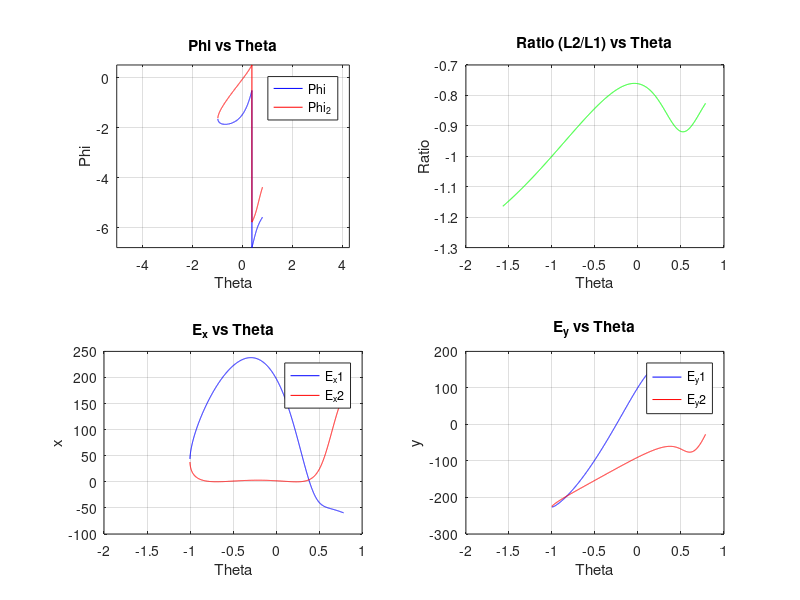
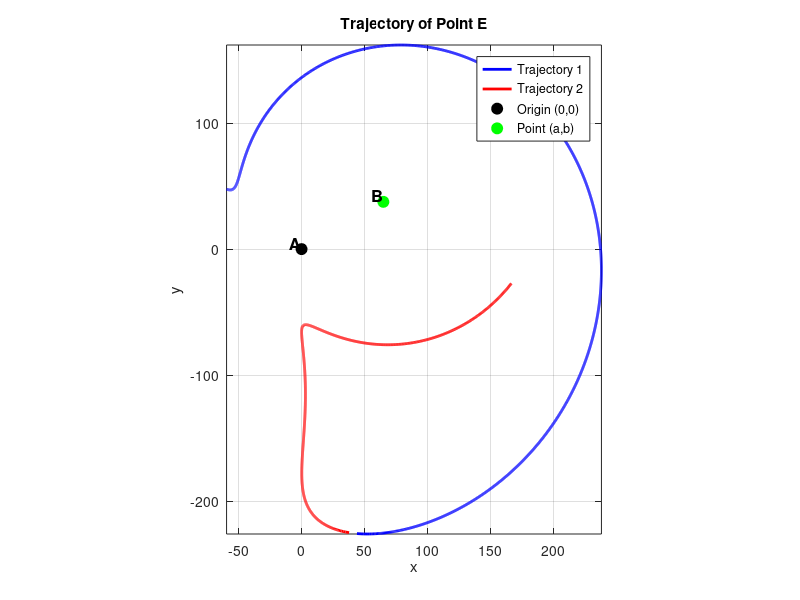

Here is the MATLAB script that generated these plots, in order: (Note: this script raises an error after producing the figures.)
clc; clear all; close all;

% Define lengths of links
l1 = 106;
l2 = 77;
l3 = 50;
l4 = 137;
l5 = -8;
theta_root = 30; % (degree)
len_ab = 75;

% Define theta range for calculations (from -pi/2 to 0)
theta = -pi/2:0.001:pi/4;

% Define coordinates for point (a, b)
a = len_ab * cos(theta_root * pi / 180); % x-coordinate of point
b = len_ab * sin(theta_root * pi / 180); % y-coordinate of point
beta = atan(l5/l4);
len_de = sqrt(l4^2 + l5^2);

% Calculate distance L1 from point (a, b) to the end of link l1
L1 = sqrt((a - l1 * cos(theta)).^2 + (b - l1 * sin(theta)).^2);
% Calculate distance L2, based on system geometry and given formula
L2 = 1/(2 * l2) * (l3^2 - l1^2 - l2^2 - a^2 - b^2 + 2 * l1 * (a * cos(theta) + b * sin(theta)));
% Calculate the angle alpha using atan2 for better handling of quadrants
alpha = atan2(b - l1 * sin(theta), a - l1 * cos(theta));
% Calculate the ratio L2/L1 for determining the angle phi
ratio = L2 ./ L1;
% Preallocate arrays for phi and phi_2
phi_1 = zeros(size(theta));
phi_2 = zeros(size(theta));
% Loop through each theta value to compute phi and phi_2
for i = 1:length(theta)
    % If the ratio is out of bounds for acos (i.e., >1 or <-1), set phi to NaN
    if (ratio(i) > 1) || (ratio(i) < -1)
        phi_1(i) = NaN;
        phi_2(i) = NaN;
    else
        % Calculate phi and phi_2 using acos, ensuring the angle wraps properly
        phi_1(i) = alpha(i) + acos(ratio(i)) - 2 * pi; % Shift phi to proper range
        phi_2(i) = alpha(i) - acos(ratio(i));        % Second possible solution for phi
    end
end

% angle of line DC from x axis
theta_k1 = atan2((b+l2*sin(phi_1)-l1*sin(theta)),(a+l2*cos(phi_1)-l1*cos(theta)));
theta_k2 = atan2((b+l2*sin(phi_2)-l1*sin(theta)),(a+l2*cos(phi_2)-l1*cos(theta)));

% Calculate the position of point E (x and y coordinates) for both phi solutions
E_x1 = l1 * cos(theta) - l4 * cos(theta_k1) + l5 * sin(theta_k1);
E_y1 = l1 * sin(theta) - l4 * sin(theta_k1) - l5 * cos(theta_k1);

E_x2 = l1 * cos(theta) - l4 * cos(theta_k2) + l5 * sin(theta_k2);
E_y2 = l1 * sin(theta) - l4 * sin(theta_k2) - l5 * cos(theta_k2);

% Create a figure with subplots to visualize the results
figure('units','normalized','outerposition',[0 0 1 1]);

% Plot phi and phi_2 as a function of theta
subplot(2, 2, 1);
plot(theta, phi_1, 'b'); % Plot phi in blue
hold on;
plot(theta, phi_2, 'r'); % Plot phi_2 in red
title('Phi vs Theta');
xlabel('Theta');
ylabel('Phi');
grid on;
legend('Phi', 'Phi_2');
axis equal;

% Plot the ratio (L2/L1) as a function of theta
subplot(2, 2, 2);
plot(theta, ratio, 'g'); % Plot ratio in green
title('Ratio (L2/L1) vs Theta');
xlabel('Theta');
ylabel('Ratio');
grid on;

% Plot the x-coordinate of point E vs theta for both solutions
subplot(2, 2, 3);
plot(theta, E_x1, 'b'); % Plot E_x1 in blue
hold on;
plot(theta, E_x2, 'r'); % Plot E_x2 in red
title('E_x vs Theta');
xlabel('Theta');
ylabel('x');
grid on;
legend('E_x1', 'E_x2');

% Plot the y-coordinate of point E vs theta for both solutions
subplot(2, 2, 4);
plot(theta, E_y1, 'b'); % Plot E_y1 in blue
hold on;
plot(theta, E_y2, 'r'); % Plot E_y2 in red
title('E_y vs Theta');
xlabel('Theta');
ylabel('y');
grid on;
legend('E_y1', 'E_y2');

% Create another figure for the x and y components of point E over theta
figure('units','normalized','outerposition',[0 0.5 0.5 0.5]);

% Calculate the limits for x and y based on the data you want to plot
x_min = min([E_x1(:); E_x2(:)]);  % Find minimum x value from all plotted data
x_max = max([E_x1(:); E_x2(:)]);  % Find maximum x value from all plotted data

y_min = min([E_y1(:); E_y2(:)]);  % Find minimum y value from all plotted data
y_max = max([E_y1(:); E_y2(:)]);  % Find maximum y value from all plotted data

% Plot the trajectory of point E for both phi and phi_2
plot(E_x1, E_y1, 'b', 'LineWidth', 2); % Plot the first trajectory in blue with thicker line
hold on;
plot(E_x2, E_y2, 'r', 'LineWidth', 2); % Plot the second trajectory in red with thicker line


% Plot the point at (0, 0) as a black circle and label it as 'A'
plot(0, 0, 'ko', 'MarkerSize', 8, 'MarkerFaceColor', 'k'); % Black filled circle at (0,0)
text(0, 0, '  A', 'VerticalAlignment', 'bottom', 'HorizontalAlignment', 'right', 'FontSize', 12, 'FontWeight', 'bold'); % Label A

% Plot the point at (a, b) as a green circle and label it as 'B'
plot(a, b, 'go', 'MarkerSize', 8, 'MarkerFaceColor', 'g'); % Green filled circle at (a,b)
text(a, b, '  B', 'VerticalAlignment', 'bottom', 'HorizontalAlignment', 'right', 'FontSize', 12, 'FontWeight', 'bold'); % Label B

% Add title and labels
title('Trajectory of Point E');
xlabel('x');
ylabel('y');
axis equal;

% Set the x and y limits dynamically based on the data range
xlim([x_min-0.01, x_max+0.01]);
ylim([y_min-0.01, y_max+0.01]);

grid on;

% Add a legend to label the trajectories and the points
legend('Trajectory 1', 'Trajectory 2', 'Origin (0,0)', 'Point (a,b)');




%% Trajectory Change all view

clc; clear all; close all;

% Define lengths of links
% l1 = 114;
% l2 = 99;
% l3 = 67;
% l4 = 109;
% l5 = -19;


l1_min_Max = [106 107];
l2_min_Max = [77 78];
l3_min_Max = [49 50];
l4_min_Max = [137 138];
l5_min_Max = [-10 -8];


theta_root = 30; % (degree)
len_ab = 75;

W = 2; % mass (kg)
W = W * 9.81; % N

y_min = -200;
y_max = -60;

% Define theta range for calculations (from -pi/2 to 0)
theta = -pi/2:0.001:pi/4;

% Define coordinates for point (a, b)
a = len_ab * cos(theta_root * pi / 180); % x-coordinate of point
b = len_ab * sin(theta_root * pi / 180); % y-coordinate of point

% Range of l1, l2, l3, l4, l5 values to evaluate
gap = 1;
l1_values = l1_min_Max(1) : gap : l1_min_Max(2);
l2_values = l2_min_Max(1) : gap : l2_min_Max(2);
l3_values = l3_min_Max(1) : gap : l3_min_Max(2);
l4_values = l4_min_Max(1) : gap : l4_min_Max(2);
l5_values = l5_min_Max(1) : gap : l5_min_Max(2);

l1_len = length(l1_values);
l2_len = length(l2_values);
l3_len = length(l3_values);
l4_len = length(l4_values);
l5_len = length(l5_values);

num_loop = l1_len * l2_len * l3_len * l4_len * l5_len;
fprintf("the number of loops : %d", num_loop);

plot_idx = 1;
num_plot = 5; % 한 figure에 최대 5개의 plot이 들어가도록 설정

current_loop = 0; % 진행된 loop 카운트

% Loop through each l1 value
for l1 = l1_values
    for l2 = l2_values
        for l3 = l3_values
            progress = (current_loop / num_loop) * 100;
            fprintf("Progress : %.2f%% \n", progress);
            for l4 = l4_values
                for l5 = l5_values
                    current_loop = current_loop + 1; % loop 진행수 추가

                    beta = atan(l5/l4);
                    len_de = sqrt(l4^2 + l5^2);
                    % Calculate distance L1 from point (a, b) to the end of link l1
                    L1 = sqrt((a - l1 * cos(theta)).^2 + (b - l1 * sin(theta)).^2);
                    % Calculate distance L2 based on system geometry and formula
                    L2 = 1/(2 * l2) * (l3^2 - l1^2 - l2^2 - a^2 - b^2 + 2 * l1 * (a * cos(theta) + b * sin(theta)));
                    % Calculate the angle alpha using atan2 for better handling of quadrants
                    alpha = atan2(b - l1 * sin(theta), a - l1 * cos(theta));
                    % Calculate the ratio L2/L1 for determining the angle phi
                    ratio = L2 ./ L1;
                    % Preallocate arrays for phi and phi_2
                    phi = zeros(size(theta));

                    % Loop through each theta value to compute phi and phi_2
                    for i = 1:length(theta)
                        % If the ratio is out of bounds for acos (i.e., >1 or <-1), set phi to NaN
                        if (ratio(i) > 1) || (ratio(i) < -1)
                            phi(i) = NaN;
                        else
                            % Calculate phi and phi_2 using acos, ensuring the angle wraps properly
                            phi(i) = alpha(i) - acos(ratio(i));        % Second possible solution for phi
                        end
                    end

                    theta_k = atan2((b+l2*sin(phi)-l1*sin(theta)),(a+l2*cos(phi)-l1*cos(theta)));
                    E_x = l1 * cos(theta) - l4 * cos(theta_k) + l5 * sin(theta_k);
                    E_y = l1 * sin(theta) - l4 * sin(theta_k) - l5 * cos(theta_k);

                    [E_y_min, min_idx] = min(E_y);
                    [E_y_max, max_idx] = max(E_y);
                    
                    % E_y가 desired variation을 갖는지 확인
                    if(E_y_max < y_max || E_y_min > y_min)
                        continue;
                    end
                    idx_gt_low = find(E_y(min_idx:max_idx) > y_min, 1) + min_idx - 1;
                    idx_gt_up = find(E_y(min_idx:max_idx) > y_max, 1) + min_idx - 1;

                    % cutting
                    E_x_cut = E_x(idx_gt_low:idx_gt_up);
                    E_y_cut = E_y(idx_gt_low:idx_gt_up);
                    theta_cut = theta(idx_gt_low:idx_gt_up);
                    theta_k_cut = theta_k(idx_gt_low:idx_gt_up);
                    phi_cut = phi(idx_gt_low:idx_gt_up);

                    % E_x의 x 변화량이 10mm 이내인지 확인
                    if isempty(E_x_cut)
                        continue;
                    end
                    
                    x_var = max(E_x_cut)-min(E_x_cut);
                    if(x_var > 4 || max(E_x_cut) > 40 || min(E_x_cut) < 0)
                        continue;
                    end
                    
                    % A점이 동력원일 때의 torque 계산
                    FDx = (len_de * cos(theta_k_cut + beta) * W) ./ ((-tan(phi_cut)+tan(theta_k_cut))*l3.*cos(theta_k_cut)*2);
                    FDy = -W/2+tan(phi_cut).*FDx;
                    tau_A = l1 * (FDy.*cos(theta_cut) - FDx.*sin(theta_cut));
                    tau_A = tau_A * 1e-3; % convert unit Nmm to Nm

                    % B점이 동력원일 때의 torque 계산
                    FCx = -W ./ (2*(-tan(theta_cut)+tan(theta_k_cut))) .* (1 + len_de / l3 * cos(theta_k_cut + beta) ./ cos(theta_k_cut));
                    FCy = -W/2 + tan(theta_cut) .* FCx;
                    tau_B = l2 * (FCy.*cos(phi_cut) - FCx.*sin(phi_cut));
                    tau_B = tau_B * 1e-3; % convert unit Nmm to Nm

                    % Maximum and minimum torques for A and B
                    tau_A_max = max(tau_A);
                    tau_A_min = min(tau_A);
                    tau_B_max = max(tau_B);
                    tau_B_min = min(tau_B);

                    if(tau_A_min < -1 && tau_B_min < -1)
                        continue;
                    end
                    if(tau_A_max < -0.1 && tau_B_max < -0.1)
                        continue;
                    end


                    % Plot the trajectory of point E for both phi and phi_2
                    if(mod(plot_idx,num_plot) == 1)
                        plot_idx = 1;
                        figure('units','normalized','outerposition',[0 0 1 1]);
                        sgtitle('Trajectory of Point E');
                    end
                    subplot(2,num_plot,plot_idx);
                    plot(E_x_cut, E_y_cut, 'LineWidth', 2);
                    axis equal;
                    xlabel('x');
                    ylabel('y');
                    grid on;
                    title(sprintf('l1=%.1f, l2=%.1f, l3=%.1f, l4=%.1f, l5=%.1f\n\\tau_A=[%.2f, %.2f]Nm, \\tau_B=[%.2f, %.2f]Nm \n x_var=%.2f',...
                        l1, l2, l3, l4, l5, tau_A_max, tau_A_min, tau_B_max, tau_B_min, x_var));

                    subplot(2,num_plot,num_plot + plot_idx);
                    plot(E_y_cut, tau_A, 'r', 'LineWidth',2);
                    hold on;
                    plot(E_y_cut, tau_B, 'b', 'LineWidth',2);
                    title("E_y vs torque");
                    xlabel('E_y (mm)');
                    ylabel('torque (Nm)');
                    grid on;
                    legend('\tau_A', '\tau_B');

                    plot_idx = plot_idx + 1;
                end
            end
            drawnow;
        end
    end
end


